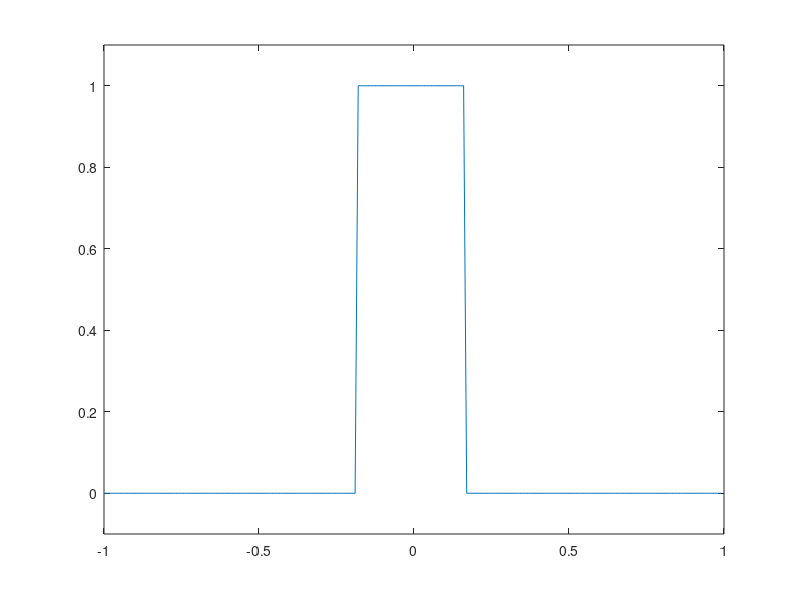
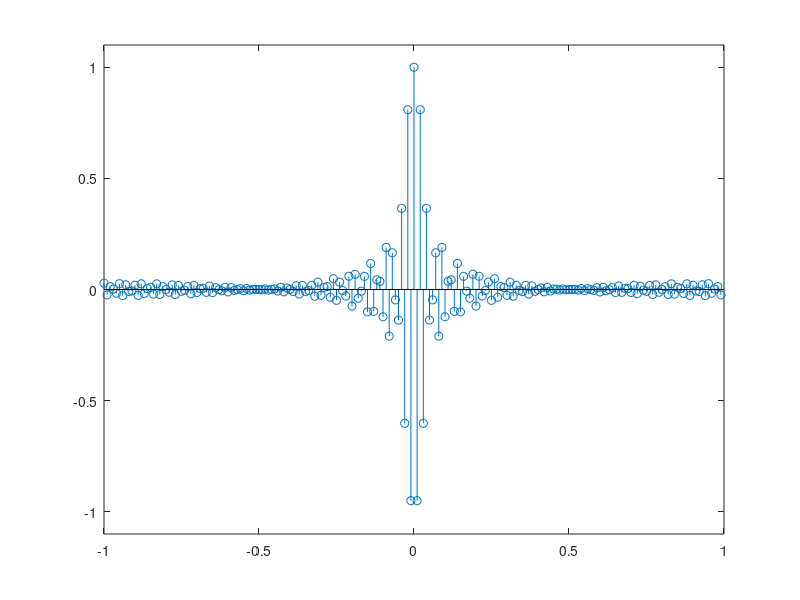
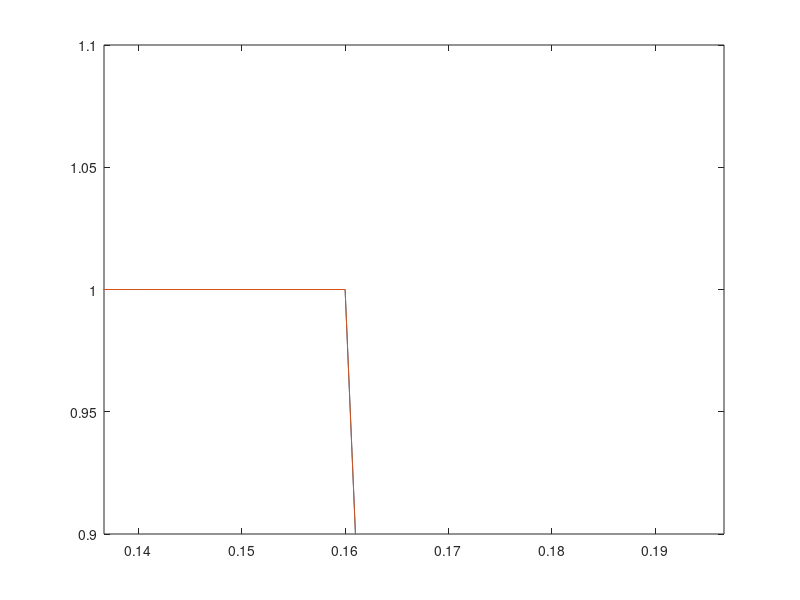

MATLAB code for these plots, in order:
fc=1;
ny=fc/2;
step=0.01;
f=[-fc:step:fc-step];
t=f;
w=f*2*pi;
cutoff=ny/3;
rf=zeros(1, length(f));
rf(round(length(f)*(5/12)):round(length(f)*(7/12)))=1;
figure(1)
plot(f, rf)
axis([-1 1 -0.1 1.1])
print("ideal_filter_frequency_response.jpg", "-djpeg")

ir=fftshift(ifft(rf));
irmax=max(ir);
ir=ir/irmax;

figure(2)
stem(t, ir)
axis([-1 1 -1.1 1.1])
print("ideal_filter_impulse_response.jpg", "-djpeg")

figure(3)
rffft=fft(ir);

rffftmag=abs(rffft);
rffftmagmax=max(rffftmag);
rffftmag=rffftmag/rffftmagmax;

plot(f, rf, f, rffftmag)
where=1/6;

axis([where-3*step where+3*step 0.9 1.1])
print("ideal_filter_frequency_response_closeup.jpg", "-djpeg")
